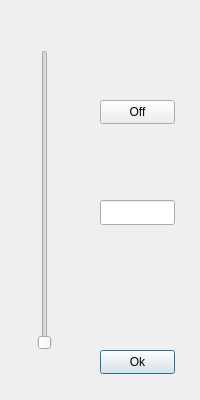
<?xml version="1.0" encoding="UTF-8"?>
<ui version="4.0">
 <class>Dialog</class>
 <widget class="QDialog" name="Dialog">
  <property name="geometry">
   <rect>
    <x>0</x>
    <y>0</y>
    <width>200</width>
    <height>400</height>
   </rect>
  </property>
  <property name="sizePolicy">
   <sizepolicy hsizetype="Fixed" vsizetype="Fixed">
    <horstretch>0</horstretch>
    <verstretch>0</verstretch>
   </sizepolicy>
  </property>
  <property name="cursor">
   <cursorShape>ArrowCursor</cursorShape>
  </property>
  <property name="windowTitle">
   <string>SOLA control</string>
  </property>
  <widget class="QPushButton" name="okButton">
   <property name="geometry">
    <rect>
     <x>100</x>
     <y>350</y>
     <width>75</width>
     <height>24</height>
    </rect>
   </property>
   <property name="text">
    <string>Ok</string>
   </property>
   <property name="checkable">
    <bool>false</bool>
   </property>
  </widget>
   <widget class="QPushButton" name="onOffButton">
    <property name="geometry">
     <rect>
      <x>100</x>
      <y>100</y>
      <width>75</width>
      <height>24</height>
     </rect>
    </property>
    <property name="text">
     <string>Off</string>
    </property>
    <property name="checkable">
     <bool>true</bool>
    </property>
   </widget>
   <widget class="QLineEdit" name="inputPower">
    <property name="geometry">
     <rect>
      <x>100</x>
      <y>200</y>
      <width>75</width>
      <height>25</height>
     </rect>
    </property>
   </widget>
   <widget class="QSlider" name="powerSlider">
    <property name="geometry">
     <rect>
      <x>30</x>
      <y>50</y>
      <width>30</width>
      <height>300</height>
     </rect>
    </property>
   </widget>
  </widget>
 <resources/>
 <connections/>
</ui>
